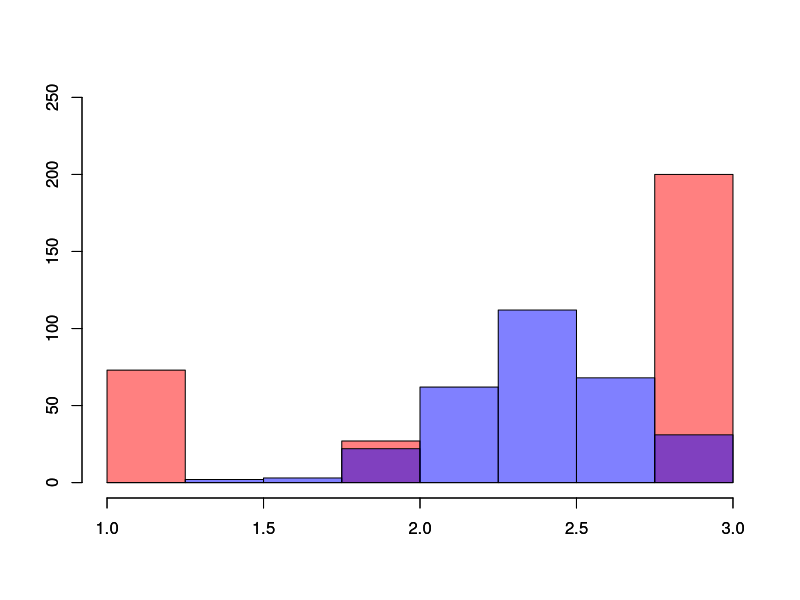

Generate this figure with R:
# 2021.11.23 
# 豊島岡女子キャップ投げ
M <- 300 # the number of samples
N <- 10  # sample size

data1 <- rep(1,26000) # 表
data2 <- rep(2,7700)  # 立
data3 <- rep(3,66300) # 裏

data <- append(append(data1,data2),data3)
shuffle <- sample(data,length(data))
data300 <- sample(shuffle, M, replace = T)
hist(data300, xlim = c(1,3), ylim = c(0,250), main = "", xlab = "", ylab = "", col="#FF00007F", breaks = seq(1,3,0.25))
#plot(density(data300))

par(new=T)

data_average_data3 <- NULL
for (i in 1:M){
  average_data3 <- mean(sample(shuffle, N, replace = T))
  data_average_data3[i] <- average_data3
}
hist(data_average_data3, xlim = c(1,3), ylim = c(0,250), main = "", xlab = "", ylab = "", col="#0000FF7F", breaks = seq(1,3,0.25))
#plot(density(data_average_data3))
mean(data_average_data3)
